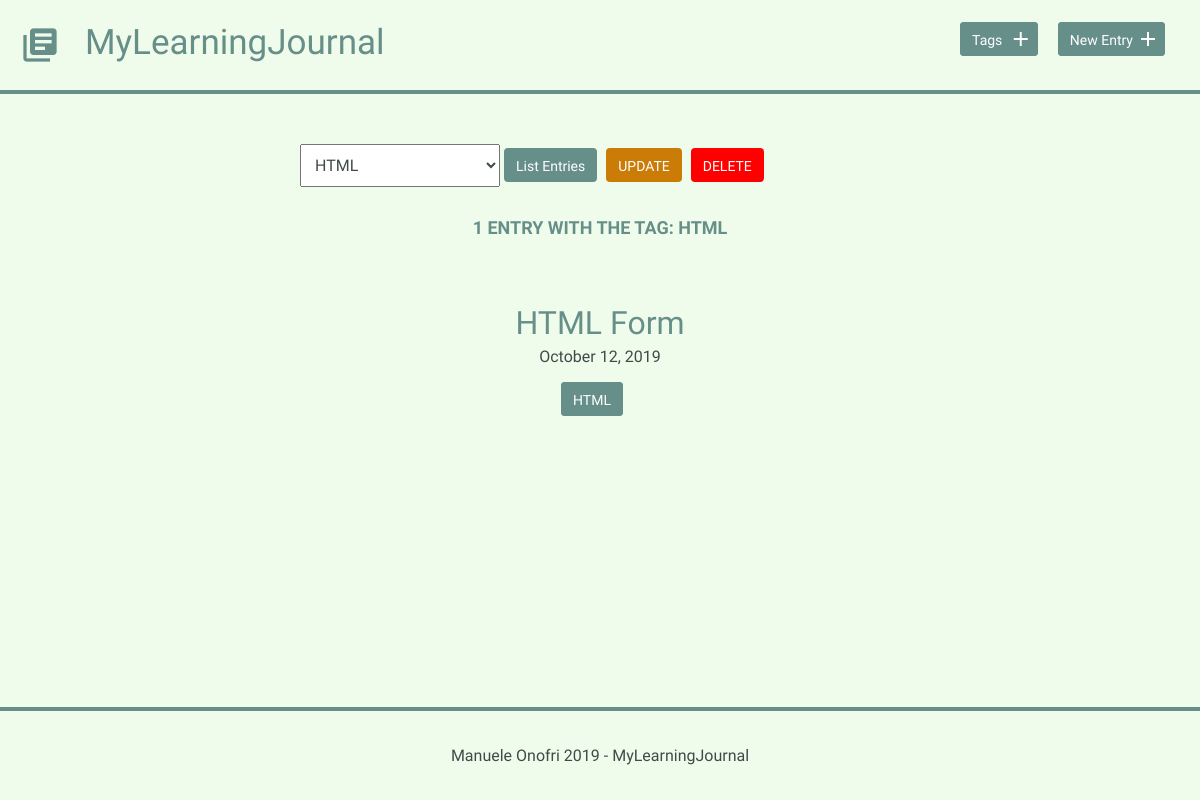
The page /tags.php?id=16 on the database as committed earlier.
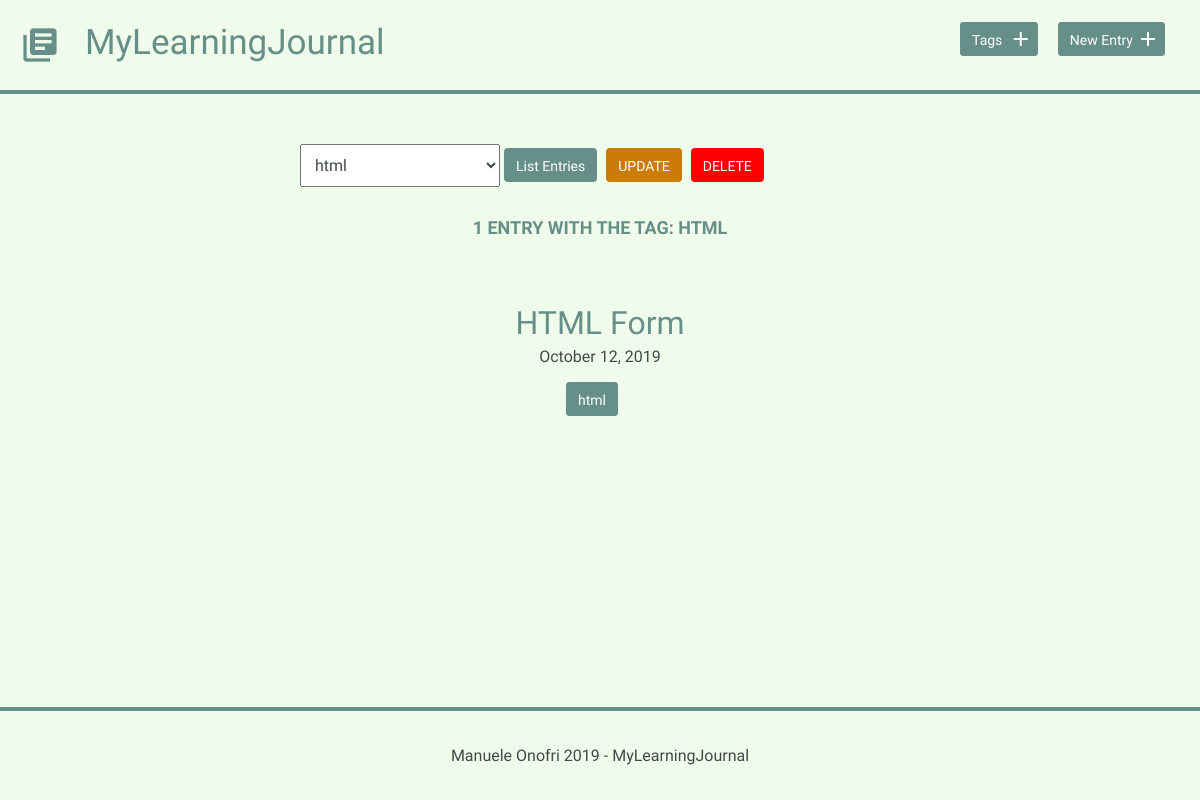
The same page on the database as committed later.
### tables this page shows
CREATE TABLE "tags" (
	"id"	INTEGER NOT NULL PRIMARY KEY AUTOINCREMENT,
	"name"	TEXT NOT NULL UNIQUE
);

CREATE TABLE "entries" (
	`id`	INTEGER,
	`title`	TEXT,
	`date`	TEXT,
	`time_spent`	INTEGER,
	`learned`	BLOB,
	`resources`	BLOB,
	PRIMARY KEY(`id`)
);

### inc/functions.php (called while the page is built, shortened)
<?php
function get_entries_per_tag($tag_id) {
    include('connection.php');
    try {
        $results = $db->query('SELECT entries.* FROM entries JOIN entries_tags
                                ON entries.id = entries_tags.entries_id
                                WHERE entries_tags.tags_id = ?
                                ORDER BY entries.date DESC');
        $results->bindValue(1, $tag_id, PDO::PARAM_INT);
        $results->execute();
    } catch (Exception $e) {
       $e->getMessage();
    }
    $entries = $results->fetchAll(PDO::FETCH_ASSOC);
    return $entries;
}
function get_tags_per_entry($entry_id) {
    include('connection.php');
    try {
        $results = $db->query('SELECT tags.name, tags.id FROM tags JOIN entries_tags
                                ON tags.id = entries_tags.tags_id
                                WHERE entries_tags.entries_id = ?');
        $results->bindValue(1, $entry_id, PDO::PARAM_INT);
        $results->execute();
    } catch (Exception $e) {
       $e->getMessage();
    }
    $tags = $results->fetchAll(PDO::FETCH_ASSOC);
    return $tags;
}
function get_tags() {
    include('connection.php');
    try {
        $results = $db->query('SELECT name FROM tags ORDER BY name');
    } catch (Exception $e) {
       $e->getMessage();
    }
    $tags = array_map(function($t) { return $t['name'];}, $results->fetchAll(PDO::FETCH_ASSOC));
    return $tags;
}
function get_tag($tag_id) {
    include('connection.php');
    try {
        $result = $db->prepare('SELECT name FROM tags WHERE id = ?');
        $result->bindValue(1, $tag_id, PDO::PARAM_INT);
        $result->execute();
    } catch (Exception $e) {
        $e->getMessage();
    }
    $tag_name = $result->fetch(PDO::FETCH_ASSOC);
    return $tag_name;
}

### inc/entriesList.php (the view)
<div class="entry-list">
    <?php
    foreach ($entries as $entry) {
    $tags = get_tags_per_entry($entry['id']);
    ?>
        <article>
            <h2>
                <a href="detail.php?id=<?php echo $entry['id']; ?>">
                    <?php echo $entry['title']; ?>
                </a>
            </h2>
            <time datetime="<?php echo $entry['date']; ?>">
                <?php echo strftime("%B %e, %G", strtotime($entry['date'])); ?>
            </time>
            <?php
            if (!empty($tags)) {
                echo "<div class='tags-list'>";
                foreach ($tags as $tag) {
                    echo "<a href='tags.php?id=" . $tag['id'] . "' class='button button-tag'>" . $tag['name'] . "</a>";
                }
                echo "</div>";
            }
            ?>
        </article>
    <?php } ?>
</div>

### tags.php (shortened to what this page needs)
<?php
include('inc/functions.php');
$tags = get_tags();
if (isset($_GET['id'])) {
    $tag_id = filter_input(INPUT_GET, 'id', FILTER_SANITIZE_NUMBER_INT);
    $tag_name = get_tag($tag_id)['name'];
    $entries = get_entries_per_tag($tag_id);
}
include('inc/header.php');
?>
<div class="tags-control">
    <form action="tags.php" method="post">
        <select name="tag">
        <?php
        foreach ($tags as $tag) {
            if (isset($tag_id) && ($tag == $tag_name)) {
                echo "<option value='$tag' selected>$tag</option>";
            } else {
                echo "<option value='$tag'>$tag</option>";
            }
        }
        ?>
        </select>
        <input class="button" type="submit" name="submit" value="List Entries" />
        <input class="button button-update" type="submit" name="update" value="Update" />
        <input class="button button-delete" type="submit" name="delete" value="Delete" onclick="return confirm('Are you sure you want to delete the selected tag?')" />
    </form>
</div>
<?php
if (isset($entries)) {
    $entries_number = count($entries);
    if ($entries_number > 0) {
        if ($entries_number == 1) {
            echo "<h4>$entries_number entry with the tag: $tag_name</h4>";
        } else {
            echo "<h4>$entries_number entries with the tag: $tag_name</h4>";
        }
        include('inc/entriesList.php');
    } else {
        echo "<h4>No entries with the tag: $tag_name</h4>";
    }
}
?>
<?php include('inc/footer.php'); ?>

Rows that differ between the two databases and show on the page:
changed tags "HTML": tag "HTML" → "html"
changed entries "HTML Form": name "HTML" → "html"
